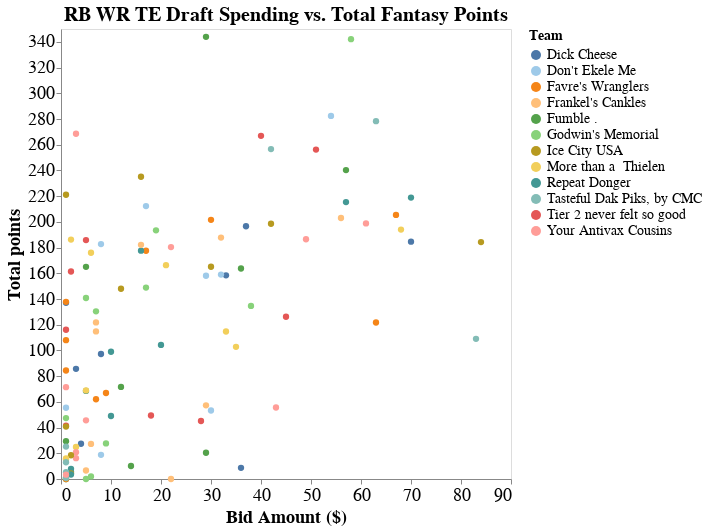

The code cell stored with this chart in its notebook:
### Markdown cell above
This is a scatterplot of Draft Auction Spending (x-axis) versus Total (Fantasy) Points (y-axis) on the whole 17 week season. Players in the upper left of the plot represent low cost, high value "draft steals", and players in the lower right of the plot represent high cost, low value "busts".

Hover your cursor over the datapoint to learn more about the player, who drafted them, at what price, and their stint on the respective team that drafted them. The stint is the specific weeks in which the player was rostered on the fantasy team, but not necessarily started. Note that Total Points is the total points that player scored while being on that particular fantasy team's roster. This gives a better estimation of the player's value to the fantasy owner rather than looking at overall points scored throughout the season.

Looking at the upper left part of the scatterplot, we see that Cooper Kupp, Ja'Marr Chase, and Leonard Fournette were huge steals in the draft. The biggest busts were Christian McCaffrey and Saquon Barkley.

### Code cell
chart

### Figure 1 — Vega-Lite specification as saved in the notebook (floating-point values rounded to 4 significant figures)
{"config": {"view": {"continuousWidth": 400, "continuousHeight": 300}, "axis": {"labelFontSize": 18, "titleFontSize": 18}, "legend": {"labelFontSize": 14, "titleFontSize": 14}, "title": {"fontSize": 20}}, "data": {"name": "data-e9360443faeb78a9f8daeb62598d625f"}, "mark": {"type": "circle", "size": 40}, "encoding": {"color": {"condition": {"type": "nominal", "field": "Team", "scale": {"scheme": "tableau20"}, "selection": "selector045"}, "value": "lightgray"}, "opacity": {"condition": {"value": 1, "selection": "selector045"}, "value": 0.1}, "tooltip": [{"type": "nominal", "field": "Player-info"}, {"type": "nominal", "field": "Team"}, {"type": "quantitative", "field": "Bid Amount ($)"}, {"type": "quantitative", "field": "Total points"}, {"type": "nominal", "field": "Stint (wks)"}], "x": {"type": "quantitative", "axis": {"grid": false}, "field": "Bid Amount ($)"}, "y": {"type": "quantitative", "axis": {"grid": false}, "field": "Total points"}}, "height": 450, "selection": {"selector045": {"type": "multi", "fields": ["Team"], "bind": "legend"}}, "title": "RB WR TE Draft Spending vs. Total Fantasy Points", "width": 450, "$schema": "https://vega.github.io/schema/vega-lite/v4.8.1.json", "datasets": {"data-e9360443faeb78a9f8daeb62598d625f": [{"Player": "Derrick Henry", "Position": "RB", "Team": "Ice City USA", "ProTeam": "TEN", "Action": "DRAFT", "Bid Amount ($)": 84, "Stint (wks)": [1, 2, 3, 4, 5, 6, 7, 8], "Total points": 184.3, "Player-info": "Derrick Henry, RB (TEN)"}, {"Player": "Christian McCaffrey", "Position": "RB", "Team": "Tasteful Dak Piks, by CMC", "ProTeam": "CAR", "Action": "DRAFT", "Bid Amount ($)": 83, "Stint (wks)": [1, 2, 3, 4, 5, 6, 7, 8, 9, 10, 11, 12], "Total points": 109.0, "Player-info": "Christian McCaffrey, RB (CAR)"}, {"Player": "Ezekiel Elliott", "Position": "RB", "Team": "Repeat Donger", "ProTeam": "DAL", "Action": "DRAFT", "Bid Amount ($)": 70, "Stint (wks)": [1, 2, 3, 4, 5, 6, 8, 9, 10, 11, 12, 13, 14, 15, 16, 17], "Total points": 218.9, "Player-info": "Ezekiel Elliott, RB (DAL)"}, {"Player": "Dalvin Cook", "Position": "RB", "Team": "Dick Cheese", "ProTeam": "MIN", "Action": "DRAFT", "Bid Amount ($)": 70, "Stint (wks)": [1, 2, 3, 4, 5, 6, 8, 9, 10, 11, 12, 13, 14, 15, 16, 17], "Total points": 184.6, "Player-info": "Dalvin Cook, RB (MIN)"}, {"Player": "Alvin Kamara", "Position": "RB", "Team": "More than a  Thielen", "ProTeam": "NO", "Action": "DRAFT", "Bid Amount ($)": 68, "Stint (wks)": [1, 2, 3, 4, 5, 7, 8, 9, 10, 11, 12, 13, 14, 15, 16, 17], "Total points": 194.0, "Player-info": "Alvin Kamara, RB (NO)"}, {"Player": "Travis Kelce", "Position": "TE", "Team": "Favre's Wranglers", "ProTeam": "KC", "Action": "DRAFT", "Bid Amount ($)": 67, "Stint (wks)": [1, 2, 3, 4, 5, 6, 7, 8, 9, 10, 11, 13, 14, 15, 16, 17], "Total points": 205.4, "Player-info": "Travis Kelce, TE (KC)"}, {"Player": "Saquon Barkley", "Position": "RB", "Team": "Favre's Wranglers", "ProTeam": "NYG", "Action": "DRAFT", "Bid Amount ($)": 63, "Stint (wks)": [1, 2, 3, 4, 5, 6, 7, 8, 9, 11, 12, 13, 14, 15, 16, 17], "Total points": 121.7, "Player-info": "Saquon Barkley, RB (NYG)"}, {"Player": "Davante Adams", "Position": "WR", "Team": "Tasteful Dak Piks, by CMC", "ProTeam": "GB", "Action": "DRAFT", "Bid Amount ($)": 63, "Stint (wks)": [1, 2, 3, 4, 5, 6, 7, 8, 9, 10, 11, 12, 14, 15, 16, 17], "Total points": 278.3, "Player-info": "Davante Adams, WR (GB)"}, {"Player": "Nick Chubb", "Position": "RB", "Team": "Your Antivax Cousins", "ProTeam": "CLE", "Action": "DRAFT", "Bid Amount ($)": 61, "Stint (wks)": [1, 2, 3, 4, 5, 6, 7, 8, 9, 10, 11, 12, 14, 15, 16, 17], "Total points": 198.8, "Player-info": "Nick Chubb, RB (CLE)"}, {"Player": "Jonathan Taylor", "Position": "RB", "Team": "Godwin's Memorial", "ProTeam": "IND", "Action": "DRAFT", "Bid Amount ($)": 58, "Stint (wks)": [1, 2, 3, 4, 5, 6, 7, 8, 9, 10, 11, 12, 13, 15, 16, 17], "Total points": 342.1, "Player-info": "Jonathan Taylor, RB (IND)"}, {"Player": "Tyreek Hill", "Position": "WR", "Team": "Fumble .", "ProTeam": "KC", "Action": "DRAFT", "Bid Amount ($)": 57, "Stint (wks)": [1, 2, 3, 4, 5, 6, 7, 8, 9, 10, 11, 13, 14, 15, 16, 17], "Total points": 240.3, "Player-info": "Tyreek Hill, WR (KC)"}, {"Player": "Stefon Diggs", "Position": "WR", "Team": "Repeat Donger", "ProTeam": "BUF", "Action": "DRAFT", "Bid Amount ($)": 57, "Stint (wks)": [1, 2, 3, 4, 5, 6, 8, 9, 10, 11, 12, 13, 14, 15, 16, 17], "Total points": 215.4, "Player-info": "Stefon Diggs, WR (BUF)"}, {"Player": "Aaron Jones", "Position": "RB", "Team": "Frankel's Cankles", "ProTeam": "GB", "Action": "DRAFT", "Bid Amount ($)": 56, "Stint (wks)": [1, 2, 3, 4, 5, 6, 7, 8, 9, 10, 11, 12, 14, 15, 16, 17], "Total points": 203.0, "Player-info": "Aaron Jones, RB (GB)"}, {"Player": "Austin Ekeler", "Position": "RB", "Team": "Don't Ekele Me", "ProTeam": "LAC", "Action": "DRAFT", "Bid Amount ($)": 54, "Stint (wks)": [1, 2, 3, 4, 5, 6, 8, 9, 10, 11, 12, 13, 14, 15, 16, 17], "Total points": 282.4, "Player-info": "Austin Ekeler, RB (LAC)"}, {"Player": "Najee Harris", "Position": "RB", "Team": "Tier 2 never felt so good", "ProTeam": "PIT", "Action": "DRAFT", "Bid Amount ($)": 51, "Stint (wks)": [1, 2, 3, 4, 5, 6, 8, 9, 10, 11, 12, 13, 14, 15, 16, 17], "Total points": 256.2, "Player-info": "Najee Harris, RB (PIT)"}, {"Player": "Antonio Gibson", "Position": "RB", "Team": "Your Antivax Cousins", "ProTeam": "WSH", "Action": "DRAFT", "Bid Amount ($)": 49, "Stint (wks)": [1, 2, 3, 4, 5, 6, 7, 8, 10, 11, 12, 13, 14, 15, 16, 17], "Total points": 186.5, "Player-info": "Antonio Gibson, RB (WSH)"}, {"Player": "DeAndre Hopkins", "Position": "WR", "Team": "Tier 2 never felt so good", "ProTeam": "ARI", "Action": "DRAFT", "Bid Amount ($)": 45, "Stint (wks)": [1, 2, 3, 4, 5, 6, 7, 8, 9, 10, 11, 13, 14, 15, 16, 17], "Total points": 126.2, "Player-info": "DeAndre Hopkins, WR (ARI)"}, {"Player": "Calvin Ridley", "Position": "WR", "Team": "Your Antivax Cousins", "ProTeam": "ATL", "Action": "DRAFT", "Bid Amount ($)": 43, "Stint (wks)": [1, 2, 3, 4, 5, 7, 8, 9, 10, 11, 12, 13], "Total points": 55.6, "Player-info": "Calvin Ridley, WR (ATL)"}, {"Player": "Justin Jefferson", "Position": "WR", "Team": "Tasteful Dak Piks, by CMC", "ProTeam": "MIN", "Action": "DRAFT", "Bid Amount ($)": 42, "Stint (wks)": [1, 2, 3, 4, 5, 6, 8, 9, 10, 11, 12, 13, 14, 15, 16, 17], "Total points": 256.6, "Player-info": "Justin Jefferson, WR (MIN)"}, {"Player": "DK Metcalf", "Position": "WR", "Team": "Ice City USA", "ProTeam": "SEA", "Action": "DRAFT", "Bid Amount ($)": 42, "Stint (wks)": [1, 2, 3, 4, 5, 6, 7, 8, 10, 11, 12, 13, 14, 15, 16, 17], "Total points": 198.5, "Player-info": "DK Metcalf, WR (SEA)"}, {"Player": "Joe Mixon", "Position": "RB", "Team": "Tier 2 never felt so good", "ProTeam": "CIN", "Action": "DRAFT", "Bid Amount ($)": 40, "Stint (wks)": [1, 2, 3, 4, 5, 6, 7, 8, 9, 11, 12, 13, 14, 15, 16, 17], "Total points": 266.9, "Player-info": "Joe Mixon, RB (CIN)"}, {"Player": "A.J. Brown", "Position": "WR", "Team": "Godwin's Memorial", "ProTeam": "TEN", "Action": "DRAFT", "Bid Amount ($)": 38, "Stint (wks)": [1, 2, 3, 4, 5, 6, 7, 8, 9, 10, 11, 12, 14, 15, 16, 17], "Total points": 134.6, "Player-info": "A.J. Brown, WR (TEN)"}, {"Player": "Keenan Allen", "Position": "WR", "Team": "Dick Cheese", "ProTeam": "LAC", "Action": "DRAFT", "Bid Amount ($)": 37, "Stint (wks)": [1, 2, 3, 4, 5, 6, 8, 9, 10, 11, 12, 13, 14, 15, 16, 17], "Total points": 196.6, "Player-info": "Keenan Allen, WR (LAC)"}, {"Player": "Terry McLaurin", "Position": "WR", "Team": "Fumble .", "ProTeam": "WSH", "Action": "DRAFT", "Bid Amount ($)": 36, "Stint (wks)": [1, 2, 3, 4, 5, 6, 7, 8, 10, 11, 12, 13, 14, 15, 16, 17], "Total points": 163.7, "Player-info": "Terry McLaurin, WR (WSH)"}, {"Player": "Clyde Edwards-Helaire", "Position": "RB", "Team": "Dick Cheese", "ProTeam": "KC", "Action": "DRAFT", "Bid Amount ($)": 36, "Stint (wks)": [1], "Total points": 8.7, "Player-info": "Clyde Edwards-Helaire, RB (KC)"}, {"Player": "Darren Waller", "Position": "TE", "Team": "More than a  Thielen", "ProTeam": "OAK", "Action": "DRAFT", "Bid Amount ($)": 35, "Stint (wks)": [1, 2, 3, 4, 5, 6, 7, 9, 10, 11, 12, 13, 14, 15, 16, 17], "Total points": 102.8, "Player-info": "Darren Waller, TE (OAK)"}, {"Player": "Robert Woods", "Position": "WR", "Team": "More than a  Thielen", "ProTeam": "LAR", "Action": "DRAFT", "Bid Amount ($)": 33, "Stint (wks)": [1, 2, 3, 4, 5, 6, 7, 8, 9, 10], "Total points": 114.7, "Player-info": "Robert Woods, WR (LAR)"}, {"Player": "James Robinson", "Position": "RB", "Team": "Dick Cheese", "ProTeam": "JAX", "Action": "DRAFT", "Bid Amount ($)": 33, "Stint (wks)": [1, 2, 3, 4, 5, 6, 8, 9, 10, 11, 12, 13, 14, 15, 16, 17], "Total points": 158.4, "Player-info": "James Robinson, RB (JAX)"}, {"Player": "George Kittle", "Position": "TE", "Team": "Don't Ekele Me", "ProTeam": "SF", "Action": "DRAFT", "Bid Amount ($)": 32, "Stint (wks)": [1, 2, 3, 4, 5, 7, 8, 9, 10, 11, 12, 13, 14, 15, 16, 17], "Total points": 159.0, "Player-info": "George Kittle, TE (SF)"}, {"Player": "CeeDee Lamb", "Position": "WR", "Team": "Frankel's Cankles", "ProTeam": "DAL", "Action": "DRAFT", "Bid Amount ($)": 32, "Stint (wks)": [1, 2, 3, 4, 5, 6, 8, 9, 10, 11, 12, 13, 14, 15, 16, 17], "Total points": 187.8, "Player-info": "CeeDee Lamb, WR (DAL)"}, {"Player": "David Montgomery", "Position": "RB", "Team": "Ice City USA", "ProTeam": "CHI", "Action": "DRAFT", "Bid Amount ($)": 30, "Stint (wks)": [1, 2, 3, 4, 5, 6, 7, 8, 9, 11, 12, 13, 14, 15, 16, 17], "Total points": 165.1, "Player-info": "David Montgomery, RB (CHI)"}, {"Player": "Mike Evans", "Position": "WR", "Team": "Favre's Wranglers", "ProTeam": "TB", "Action": "DRAFT", "Bid Amount ($)": 30, "Stint (wks)": [1, 2, 3, 4, 5, 6, 7, 8, 10, 11, 12, 13, 14, 15, 16, 17], "Total points": 201.6, "Player-info": "Mike Evans, WR (TB)"}, {"Player": "Miles Sanders", "Position": "RB", "Team": "Don't Ekele Me", "ProTeam": "PHI", "Action": "DRAFT", "Bid Amount ($)": 30, "Stint (wks)": [1, 2, 3, 4, 5, 6, 7], "Total points": 53.3, "Player-info": "Miles Sanders, RB (PHI)"}, {"Player": "Cooper Kupp", "Position": "WR", "Team": "Fumble .", "ProTeam": "LAR", "Action": "DRAFT", "Bid Amount ($)": 29, "Stint (wks)": [1, 2, 3, 4, 5, 6, 7, 8, 9, 10, 12, 13, 14, 15, 16, 17], "Total points": 343.9, "Player-info": "Cooper Kupp, WR (LAR)"}, {"Player": "D'Andre Swift", "Position": "RB", "Team": "Fumble .", "ProTeam": "DET", "Action": "DRAFT", "Bid Amount ($)": 29, "Stint (wks)": [1], "Total points": 20.4, "Player-info": "D'Andre Swift, RB (DET)"}, {"Player": "Allen Robinson II", "Position": "WR", "Team": "Frankel's Cankles", "ProTeam": "CHI", "Action": "DRAFT", "Bid Amount ($)": 29, "Stint (wks)": [1, 2, 3, 4, 5, 6, 7, 8, 9, 11, 12, 13, 14], "Total points": 57.3, "Player-info": "Allen Robinson II, WR (CHI)"}, {"Player": "Amari Cooper", "Position": "WR", "Team": "Don't Ekele Me", "ProTeam": "DAL", "Action": "DRAFT", "Bid Amount ($)": 29, "Stint (wks)": [1, 2, 3, 4, 5, 6, 8, 9, 10, 11, 12, 13, 14, 15, 16, 17], "Total points": 158.1, "Player-info": "Amari Cooper, WR (DAL)"}, {"Player": "Chris Carson", "Position": "RB", "Team": "Tier 2 never felt so good", "ProTeam": "SEA", "Action": "DRAFT", "Bid Amount ($)": 28, "Stint (wks)": [1, 2, 3, 4, 5, 6, 7, 8, 10, 11], "Total points": 45.1, "Player-info": "Chris Carson, RB (SEA)"}, {"Player": "Tyler Lockett", "Position": "WR", "Team": "Your Antivax Cousins", "ProTeam": "SEA", "Action": "DRAFT", "Bid Amount ($)": 22, "Stint (wks)": [1, 2, 3, 4, 5, 6, 7, 8, 10, 11, 12, 13, 14, 15, 16, 17], "Total points": 180.4, "Player-info": "Tyler Lockett, WR (SEA)"}, {"Player": "Gus Edwards", "Position": "RB", "Team": "Frankel's Cankles", "ProTeam": "BAL", "Action": "DRAFT", "Bid Amount ($)": 22, "Stint (wks)": [1, 2, 3], "Total points": 0.0, "Player-info": "Gus Edwards, RB (BAL)"}, {"Player": "Adam Thielen", "Position": "WR", "Team": "More than a  Thielen", "ProTeam": "MIN", "Action": "DRAFT", "Bid Amount ($)": 21, "Stint (wks)": [1, 2, 3, 4, 5, 6, 8, 9, 10, 11, 12, 13, 14, 15, 16, 17], "Total points": 166.3, "Player-info": "Adam Thielen, WR (MIN)"}, {"Player": "Odell Beckham Jr.", "Position": "WR", "Team": "Repeat Donger", "ProTeam": "LAR", "Action": "DRAFT", "Bid Amount ($)": 20, "Stint (wks)": [1, 2, 3, 4, 5, 6, 7, 8, 9, 10, 12, 13, 14, 15, 16, 17], "Total points": 104.3, "Player-info": "Odell Beckham Jr., WR (LAR)"}, {"Player": "Chris Godwin", "Position": "WR", "Team": "Godwin's Memorial", "ProTeam": "TB", "Action": "DRAFT", "Bid Amount ($)": 19, "Stint (wks)": [1, 2, 3, 4, 5, 6, 7, 8, 10, 11, 12, 13, 14, 15, 16, 17], "Total points": 193.4, "Player-info": "Chris Godwin, WR (TB)"}, {"Player": "Julio Jones", "Position": "WR", "Team": "Tier 2 never felt so good", "ProTeam": "TEN", "Action": "DRAFT", "Bid Amount ($)": 18, "Stint (wks)": [1, 2, 3, 4, 5, 6, 7, 8, 9, 10, 11, 12, 14, 15], "Total points": 49.4, "Player-info": "Julio Jones, WR (TEN)"}, {"Player": "DJ Moore", "Position": "WR", "Team": "Favre's Wranglers", "ProTeam": "CAR", "Action": "DRAFT", "Bid Amount ($)": 17, "Stint (wks)": [1, 2, 3, 4, 5, 6, 7, 8, 9, 10, 11, 12, 14, 15, 16, 17], "Total points": 177.5, "Player-info": "DJ Moore, WR (CAR)"}, {"Player": "Diontae Johnson", "Position": "WR", "Team": "Don't Ekele Me", "ProTeam": "PIT", "Action": "DRAFT", "Bid Amount ($)": 17, "Stint (wks)": [1, 2, 3, 4, 5, 6, 8, 9, 10, 11, 12, 13, 14, 15, 16, 17], "Total points": 212.3, "Player-info": "Diontae Johnson, WR (PIT)"}, {"Player": "Darrell Henderson Jr.", "Position": "RB", "Team": "Godwin's Memorial", "ProTeam": "LAR", "Action": "DRAFT", "Bid Amount ($)": 17, "Stint (wks)": [1, 2, 3, 4, 5, 6, 7, 8, 9, 10, 12, 13, 14, 15, 16, 17], "Total points": 148.9, "Player-info": "Darrell Henderson Jr., RB (LAR)"}, {"Player": "Josh Jacobs", "Position": "RB", "Team": "Repeat Donger", "ProTeam": "OAK", "Action": "DRAFT", "Bid Amount ($)": 16, "Stint (wks)": [1, 2, 3, 4, 5, 6, 7, 9, 10, 11, 12, 13, 14, 15, 16, 17], "Total points": 177.6, "Player-info": "Josh Jacobs, RB (OAK)"}, {"Player": "Mark Andrews", "Position": "TE", "Team": "Ice City USA", "ProTeam": "BAL", "Action": "DRAFT", "Bid Amount ($)": 16, "Stint (wks)": [1, 2, 3, 4, 5, 6, 7, 9, 10, 11, 12, 13, 14, 15, 16, 17], "Total points": 235.1, "Player-info": "Mark Andrews, TE (BAL)"}, {"Player": "Tee Higgins", "Position": "WR", "Team": "Frankel's Cankles", "ProTeam": "CIN", "Action": "DRAFT", "Bid Amount ($)": 16, "Stint (wks)": [1, 2, 3, 4, 5, 6, 7, 8, 9, 11, 12, 13, 14, 15, 16, 17], "Total points": 182.1, "Player-info": "Tee Higgins, WR (CIN)"}, {"Player": "Myles Gaskin", "Position": "RB", "Team": "Fumble .", "ProTeam": "MIA", "Action": "DRAFT", "Bid Amount ($)": 14, "Stint (wks)": [1], "Total points": 10.1, "Player-info": "Myles Gaskin, RB (MIA)"}, {"Player": "DeVonta Smith", "Position": "WR", "Team": "Ice City USA", "ProTeam": "PHI", "Action": "DRAFT", "Bid Amount ($)": 12, "Stint (wks)": [1, 2, 3, 4, 5, 6, 7, 8, 9, 10, 11, 12, 13, 15, 16, 17], "Total points": 148.0, "Player-info": "DeVonta Smith, WR (PHI)"}, {"Player": "Mike Davis", "Position": "RB", "Team": "Fumble .", "ProTeam": "ATL", "Action": "DRAFT", "Bid Amount ($)": 12, "Stint (wks)": [1, 2, 3, 4, 5, 7, 8, 9, 10, 11, 12], "Total points": 71.6, "Player-info": "Mike Davis, RB (ATL)"}, {"Player": "Kareem Hunt", "Position": "RB", "Team": "Repeat Donger", "ProTeam": "CLE", "Action": "DRAFT", "Bid Amount ($)": 10, "Stint (wks)": [1, 2, 3, 4, 5, 6, 7, 8, 9, 10, 11, 12, 14, 15, 16, 17], "Total points": 99.0, "Player-info": "Kareem Hunt, RB (CLE)"}, {"Player": "Tyler Boyd", "Position": "WR", "Team": "Repeat Donger", "ProTeam": "CIN", "Action": "DRAFT", "Bid Amount ($)": 10, "Stint (wks)": [1, 2, 3, 4, 5, 6], "Total points": 49.0, "Player-info": "Tyler Boyd, WR (CIN)"}, {"Player": "Logan Thomas", "Position": "TE", "Team": "Godwin's Memorial", "ProTeam": "WSH", "Action": "DRAFT", "Bid Amount ($)": 9, "Stint (wks)": [1, 2, 3, 4, 5], "Total points": 27.7, "Player-info": "Logan Thomas, TE (WSH)"}, {"Player": "Kenny Golladay", "Position": "WR", "Team": "Favre's Wranglers", "ProTeam": "NYG", "Action": "DRAFT", "Bid Amount ($)": 9, "Stint (wks)": [1, 2, 3, 4, 5, 6, 7, 8, 9, 11, 12, 13, 14, 15, 16, 17], "Total points": 66.9, "Player-info": "Kenny Golladay, WR (NYG)"}, {"Player": "Robby Anderson", "Position": "WR", "Team": "Don't Ekele Me", "ProTeam": "CAR", "Action": "DRAFT", "Bid Amount ($)": 8, "Stint (wks)": [1, 2, 3], "Total points": 18.8, "Player-info": "Robby Anderson, WR (CAR)"}, {"Player": "Courtland Sutton", "Position": "WR", "Team": "Dick Cheese", "ProTeam": "DEN", "Action": "DRAFT", "Bid Amount ($)": 8, "Stint (wks)": [1, 2, 3, 4, 5, 6, 7, 8, 9, 10], "Total points": 97.2, "Player-info": "Courtland Sutton, WR (DEN)"}, {"Player": "Brandin Cooks", "Position": "WR", "Team": "Don't Ekele Me", "ProTeam": "HOU", "Action": "DRAFT", "Bid Amount ($)": 8, "Stint (wks)": [1, 2, 3, 4, 5, 6, 7, 8, 9, 11, 12, 13, 14, 15, 16, 17], "Total points": 182.7, "Player-info": "Brandin Cooks, WR (HOU)"}, {"Player": "Chase Edmonds", "Position": "RB", "Team": "Frankel's Cankles", "ProTeam": "ARI", "Action": "DRAFT", "Bid Amount ($)": 7, "Stint (wks)": [1, 2, 3, 4, 5, 6, 7, 8, 9, 10, 11, 13, 14, 15, 16, 17], "Total points": 121.8, "Player-info": "Chase Edmonds, RB (ARI)"}, {"Player": "Sony Michel", "Position": "RB", "Team": "Godwin's Memorial", "ProTeam": "LAR", "Action": "DRAFT", "Bid Amount ($)": 7, "Stint (wks)": [1, 2, 3, 4, 5, 6, 7, 8, 9, 10, 12, 13, 14, 15, 16, 17], "Total points": 130.4, "Player-info": "Sony Michel, RB (LAR)"}, {"Player": "T.J. Hockenson", "Position": "TE", "Team": "Frankel's Cankles", "ProTeam": "DET", "Action": "DRAFT", "Bid Amount ($)": 7, "Stint (wks)": [1, 2, 3, 4, 5, 6, 7, 8, 10, 11, 12, 13, 14, 15, 16, 17], "Total points": 114.8, "Player-info": "T.J. Hockenson, TE (DET)"}, {"Player": "Jerry Jeudy", "Position": "WR", "Team": "Favre's Wranglers", "ProTeam": "DEN", "Action": "DRAFT", "Bid Amount ($)": 7, "Stint (wks)": [1, 2, 3, 4, 5, 6, 7, 8, 9, 10, 12, 13, 14, 15, 16, 17], "Total points": 62.0, "Player-info": "Jerry Jeudy, WR (DEN)"}, {"Player": "JuJu Smith-Schuster", "Position": "WR", "Team": "Frankel's Cankles", "ProTeam": "PIT", "Action": "DRAFT", "Bid Amount ($)": 6, "Stint (wks)": [1, 2, 3, 4, 5], "Total points": 27.3, "Player-info": "JuJu Smith-Schuster, WR (PIT)"}, {"Player": "Raheem Mostert", "Position": "RB", "Team": "Godwin's Memorial", "ProTeam": "SF", "Action": "DRAFT", "Bid Amount ($)": 6, "Stint (wks)": [1], "Total points": 2.0, "Player-info": "Raheem Mostert, RB (SF)"}, {"Player": "Javonte Williams", "Position": "RB", "Team": "More than a  Thielen", "ProTeam": "DEN", "Action": "DRAFT", "Bid Amount ($)": 6, "Stint (wks)": [1, 2, 3, 4, 5, 6, 7, 8, 9, 10, 12, 13, 14, 15, 16, 17], "Total points": 176.0, "Player-info": "Javonte Williams, RB (DEN)"}, {"Player": "Damien Harris", "Position": "RB", "Team": "Tier 2 never felt so good", "ProTeam": "NE", "Action": "DRAFT", "Bid Amount ($)": 5, "Stint (wks)": [1, 2, 3, 4, 5, 6, 7, 8, 9, 10, 11, 12, 13, 15, 16, 17], "Total points": 185.8, "Player-info": "Damien Harris, RB (NE)"}, {"Player": "Michael Thomas", "Position": "WR", "Team": "Godwin's Memorial", "ProTeam": "NO", "Action": "DRAFT", "Bid Amount ($)": 5, "Stint (wks)": [1, 2, 3, 4, 5, 7, 8], "Total points": 0.0, "Player-info": "Michael Thomas, WR (NO)"}, {"Player": "Noah Fant", "Position": "TE", "Team": "Repeat Donger", "ProTeam": "DEN", "Action": "DRAFT", "Bid Amount ($)": 5, "Stint (wks)": [1, 2, 3, 4, 5, 6, 7, 8], "Total points": 68.5, "Player-info": "Noah Fant, TE (DEN)"}, {"Player": "Chase Claypool", "Position": "WR", "Team": "More than a  Thielen", "ProTeam": "PIT", "Action": "DRAFT", "Bid Amount ($)": 5, "Stint (wks)": [1, 2, 3, 4, 5, 6, 8, 9, 10], "Total points": 68.9, "Player-info": "Chase Claypool, WR (PIT)"}, {"Player": "Melvin Gordon III", "Position": "RB", "Team": "Fumble .", "ProTeam": "DEN", "Action": "DRAFT", "Bid Amount ($)": 5, "Stint (wks)": [1, 2, 3, 4, 5, 6, 7, 8, 9, 10, 12, 13, 14, 15, 16, 17], "Total points": 165.0, "Player-info": "Melvin Gordon III, RB (DEN)"}, {"Player": "Laviska Shenault Jr.", "Position": "WR", "Team": "Your Antivax Cousins", "ProTeam": "JAX", "Action": "DRAFT", "Bid Amount ($)": 5, "Stint (wks)": [1, 2, 3, 4, 5, 6], "Total points": 45.6, "Player-info": "Laviska Shenault Jr., WR (JAX)"}, {"Player": "William Fuller V", "Position": "WR", "Team": "Frankel's Cankles", "ProTeam": "MIA", "Action": "DRAFT", "Bid Amount ($)": 5, "Stint (wks)": [1, 2, 3, 4], "Total points": 6.6, "Player-info": "William Fuller V, WR (MIA)"}, {"Player": "Kyle Pitts", "Position": "TE", "Team": "Godwin's Memorial", "ProTeam": "ATL", "Action": "DRAFT", "Bid Amount ($)": 5, "Stint (wks)": [1, 2, 3, 4, 5, 7, 8, 9, 10, 11, 12, 13, 14, 15, 16, 17], "Total points": 140.8, "Player-info": "Kyle Pitts, TE (ATL)"}, {"Player": "Deebo Samuel", "Position": "WR", "Team": "Dick Cheese", "ProTeam": "SF", "Action": "DRAFT", "Bid Amount ($)": 4, "Stint (wks)": [1], "Total points": 27.4, "Player-info": "Deebo Samuel, WR (SF)"}, {"Player": "Corey Davis", "Position": "WR", "Team": "Dick Cheese", "ProTeam": "NYJ", "Action": "DRAFT", "Bid Amount ($)": 3, "Stint (wks)": [1, 2, 3, 4, 5, 7, 8, 9, 10, 11, 12], "Total points": 85.7, "Player-info": "Corey Davis, WR (NYJ)"}, {"Player": "Ja'Marr Chase", "Position": "WR", "Team": "Your Antivax Cousins", "ProTeam": "CIN", "Action": "DRAFT", "Bid Amount ($)": 3, "Stint (wks)": [1, 2, 3, 4, 5, 6, 7, 8, 9, 11, 12, 13, 14, 15, 16, 17], "Total points": 268.5, "Player-info": "Ja'Marr Chase, WR (CIN)"}, {"Player": "Michael Carter", "Position": "RB", "Team": "Your Antivax Cousins", "ProTeam": "NYJ", "Action": "DRAFT", "Bid Amount ($)": 3, "Stint (wks)": [1, 2, 3], "Total points": 16.2, "Player-info": "Michael Carter, RB (NYJ)"}, {"Player": "Kenyan Drake", "Position": "RB", "Team": "More than a  Thielen", "ProTeam": "OAK", "Action": "DRAFT", "Bid Amount ($)": 3, "Stint (wks)": [1, 2, 3, 4], "Total points": 24.9, "Player-info": "Kenyan Drake, RB (OAK)"}, {"Player": "Jarvis Landry", "Position": "WR", "Team": "Don't Ekele Me", "ProTeam": "CLE", "Action": "DRAFT", "Bid Amount ($)": 3, "Stint (wks)": [], "Total points": null, "Player-info": "Jarvis Landry, WR (CLE)"}, {"Player": "Trey Sermon", "Position": "RB", "Team": "Your Antivax Cousins", "ProTeam": "SF", "Action": "DRAFT", "Bid Amount ($)": 3, "Stint (wks)": [1, 2, 3, 4, 5], "Total points": 20.8, "Player-info": "Trey Sermon, RB (SF)"}, {"Player": "Michael Gallup", "Position": "WR", "Team": "Repeat Donger", "ProTeam": "DAL", "Action": "DRAFT", "Bid Amount ($)": 2, "Stint (wks)": [1], "Total points": 5.6, "Player-info": "Michael Gallup, WR (DAL)"}, {"Player": "James Conner", "Position": "RB", "Team": "Repeat Donger", "ProTeam": "ARI", "Action": "DRAFT", "Bid Amount ($)": 2, "Stint (wks)": [1, 2], "Total points": 7.9, "Player-info": "James Conner, RB (ARI)"}, {"Player": "Michael Pittman Jr.", "Position": "WR", "Team": "Ice City USA", "ProTeam": "IND", "Action": "DRAFT", "Bid Amount ($)": 2, "Stint (wks)": [1], "Total points": 4.4, "Player-info": "Michael Pittman Jr., WR (IND)"}, {"Player": "Ronald Jones II", "Position": "RB", "Team": "Repeat Donger", "ProTeam": "TB", "Action": "DRAFT", "Bid Amount ($)": 2, "Stint (wks)": [1, 2], "Total points": 3.5, "Player-info": "Ronald Jones II, RB (TB)"}, {"Player": "DJ Chark Jr.", "Position": "WR", "Team": "Ice City USA", "ProTeam": "JAX", "Action": "DRAFT", "Bid Amount ($)": 2, "Stint (wks)": [1, 2], "Total points": 18.5, "Player-info": "DJ Chark Jr., WR (JAX)"}, {"Player": "Marvin Jones Jr.", "Position": "WR", "Team": "Dick Cheese", "ProTeam": "JAX", "Action": "DRAFT", "Bid Amount ($)": 2, "Stint (wks)": [], "Total points": null, "Player-info": "Marvin Jones Jr., WR (JAX)"}, {"Player": "Marquise Brown", "Position": "WR", "Team": "Don't Ekele Me", "ProTeam": "BAL", "Action": "DRAFT", "Bid Amount ($)": 2, "Stint (wks)": [], "Total points": null, "Player-info": "Marquise Brown, WR (BAL)"}, {"Player": "Mike Williams", "Position": "WR", "Team": "More than a  Thielen", "ProTeam": "LAC", "Action": "DRAFT", "Bid Amount ($)": 2, "Stint (wks)": [1, 2, 3, 4, 5, 6, 8, 9, 10, 11, 12, 13, 14, 15, 16, 17], "Total points": 186.2, "Player-info": "Mike Williams, WR (LAC)"}, {"Player": "AJ Dillon", "Position": "RB", "Team": "Tier 2 never felt so good", "ProTeam": "GB", "Action": "DRAFT", "Bid Amount ($)": 2, "Stint (wks)": [1, 2, 3, 4, 5, 6, 7, 8, 9, 10, 11, 12, 14, 15, 16, 17], "Total points": 161.4, "Player-info": "AJ Dillon, RB (GB)"}, {"Player": "Nyheim Hines", "Position": "RB", "Team": "Ice City USA", "ProTeam": "IND", "Action": "DRAFT", "Bid Amount ($)": 1, "Stint (wks)": [], "Total points": null, "Player-info": "Nyheim Hines, RB (IND)"}, {"Player": "Chuba Hubbard", "Position": "RB", "Team": "Tasteful Dak Piks, by CMC", "ProTeam": "CAR", "Action": "DRAFT", "Bid Amount ($)": 1, "Stint (wks)": [1], "Total points": 1.4, "Player-info": "Chuba Hubbard, RB (CAR)"}, {"Player": "Jamison Crowder", "Position": "WR", "Team": "Tasteful Dak Piks, by CMC", "ProTeam": "NYJ", "Action": "DRAFT", "Bid Amount ($)": 1, "Stint (wks)": [1, 2, 3], "Total points": 0.0, "Player-info": "Jamison Crowder, WR (NYJ)"}, {"Player": "Mike Gesicki", "Position": "TE", "Team": "Fumble .", "ProTeam": "MIA", "Action": "DRAFT", "Bid Amount ($)": 1, "Stint (wks)": [1], "Total points": 0.0, "Player-info": "Mike Gesicki, TE (MIA)"}, {"Player": "Russell Gage", "Position": "WR", "Team": "Tasteful Dak Piks, by CMC", "ProTeam": "ATL", "Action": "DRAFT", "Bid Amount ($)": 1, "Stint (wks)": [1, 2], "Total points": 5.3, "Player-info": "Russell Gage, WR (ATL)"}, {"Player": "Curtis Samuel", "Position": "WR", "Team": "Favre's Wranglers", "ProTeam": "WSH", "Action": "DRAFT", "Bid Amount ($)": 1, "Stint (wks)": [1], "Total points": 0.0, "Player-info": "Curtis Samuel, WR (WSH)"}, {"Player": "J.D. McKissic", "Position": "RB", "Team": "Tasteful Dak Piks, by CMC", "ProTeam": "WSH", "Action": "DRAFT", "Bid Amount ($)": 1, "Stint (wks)": [1], "Total points": 0.8, "Player-info": "J.D. McKissic, RB (WSH)"}, {"Player": "Mecole Hardman", "Position": "WR", "Team": "Your Antivax Cousins", "ProTeam": "KC", "Action": "DRAFT", "Bid Amount ($)": 1, "Stint (wks)": [1], "Total points": 3.4, "Player-info": "Mecole Hardman, WR (KC)"}, {"Player": "Marquez Callaway", "Position": "WR", "Team": "Tier 2 never felt so good", "ProTeam": "NO", "Action": "DRAFT", "Bid Amount ($)": 1, "Stint (wks)": [1, 2, 3, 4, 5, 7, 8, 9, 10, 11, 12, 13, 14, 15, 16], "Total points": 116.1, "Player-info": "Marquez Callaway, WR (NO)"}, {"Player": "Dallas Goedert", "Position": "TE", "Team": "Dick Cheese", "ProTeam": "PHI", "Action": "DRAFT", "Bid Amount ($)": 1, "Stint (wks)": [1, 2, 3, 4, 5, 6, 7, 8, 9, 10, 11, 12, 13, 15, 16, 17], "Total points": 137.0, "Player-info": "Dallas Goedert, TE (PHI)"}, {"Player": "Cole Beasley", "Position": "WR", "Team": "Favre's Wranglers", "ProTeam": "BUF", "Action": "DRAFT", "Bid Amount ($)": 1, "Stint (wks)": [1, 2, 3, 4, 5, 6, 8, 9, 10, 11, 12, 13, 14, 15], "Total points": 108.0, "Player-info": "Cole Beasley, WR (BUF)"}, {"Player": "Jakobi Meyers", "Position": "WR", "Team": "Favre's Wranglers", "ProTeam": "NE", "Action": "DRAFT", "Bid Amount ($)": 1, "Stint (wks)": [1, 2, 3, 4, 5, 6, 7, 8, 9, 10, 11, 12, 13, 15, 16, 17], "Total points": 137.8, "Player-info": "Jakobi Meyers, WR (NE)"}, {"Player": "Zack Moss", "Position": "RB", "Team": "Favre's Wranglers", "ProTeam": "BUF", "Action": "DRAFT", "Bid Amount ($)": 1, "Stint (wks)": [1, 2, 3, 4, 5, 6, 8, 9, 10, 11, 12, 13, 14, 15], "Total points": 84.4, "Player-info": "Zack Moss, RB (BUF)"}, {"Player": "Tyler Higbee", "Position": "TE", "Team": "Your Antivax Cousins", "ProTeam": "LAR", "Action": "DRAFT", "Bid Amount ($)": 1, "Stint (wks)": [1, 2, 3, 4, 5, 6, 7, 8, 9, 10], "Total points": 71.4, "Player-info": "Tyler Higbee, TE (LAR)"}, {"Player": "Jamaal Williams", "Position": "RB", "Team": "Don't Ekele Me", "ProTeam": "DET", "Action": "DRAFT", "Bid Amount ($)": 1, "Stint (wks)": [1, 2, 3, 4, 5, 6], "Total points": 55.4, "Player-info": "Jamaal Williams, RB (DET)"}, {"Player": "Leonard Fournette", "Position": "RB", "Team": "Ice City USA", "ProTeam": "TB", "Action": "DRAFT", "Bid Amount ($)": 1, "Stint (wks)": [1, 2, 3, 4, 5, 6, 7, 8, 10, 11, 12, 13, 14, 15, 16, 17], "Total points": 221.1, "Player-info": "Leonard Fournette, RB (TB)"}, {"Player": "Devin Singletary", "Position": "RB", "Team": "Godwin's Memorial", "ProTeam": "BUF", "Action": "DRAFT", "Bid Amount ($)": 1, "Stint (wks)": [1, 2, 3, 4, 5, 6], "Total points": 47.4, "Player-info": "Devin Singletary, RB (BUF)"}, {"Player": "Robert Tonyan", "Position": "TE", "Team": "Tier 2 never felt so good", "ProTeam": "GB", "Action": "DRAFT", "Bid Amount ($)": 1, "Stint (wks)": [1, 2, 3, 4, 5, 6, 7, 8, 9, 10, 11], "Total points": 41.4, "Player-info": "Robert Tonyan, TE (GB)"}, {"Player": "Jaylen Waddle", "Position": "WR", "Team": "Ice City USA", "ProTeam": "MIA", "Action": "DRAFT", "Bid Amount ($)": 1, "Stint (wks)": [1, 2, 3, 4, 5], "Total points": 40.8, "Player-info": "Jaylen Waddle, WR (MIA)"}, {"Player": "Ty'Son Williams", "Position": "RB", "Team": "Fumble .", "ProTeam": "BAL", "Action": "DRAFT", "Bid Amount ($)": 1, "Stint (wks)": [1, 2, 3], "Total points": 29.4, "Player-info": "Ty'Son Williams, RB (BAL)"}, {"Player": "James White", "Position": "RB", "Team": "Tasteful Dak Piks, by CMC", "ProTeam": "NE", "Action": "DRAFT", "Bid Amount ($)": 1, "Stint (wks)": [1, 2, 3], "Total points": 25.2, "Player-info": "James White, RB (NE)"}, {"Player": "David Johnson", "Position": "RB", "Team": "More than a  Thielen", "ProTeam": "HOU", "Action": "DRAFT", "Bid Amount ($)": 1, "Stint (wks)": [1, 2], "Total points": 16.0, "Player-info": "David Johnson, RB (HOU)"}, {"Player": "Jalen Reagor", "Position": "WR", "Team": "More than a  Thielen", "ProTeam": "PHI", "Action": "DRAFT", "Bid Amount ($)": 1, "Stint (wks)": [1, 2], "Total points": 15.4, "Player-info": "Jalen Reagor, WR (PHI)"}, {"Player": "Jonnu Smith", "Position": "TE", "Team": "Tasteful Dak Piks, by CMC", "ProTeam": "NE", "Action": "DRAFT", "Bid Amount ($)": 1, "Stint (wks)": [1, 2, 3], "Total points": 13.0, "Player-info": "Jonnu Smith, TE (NE)"}]}}
